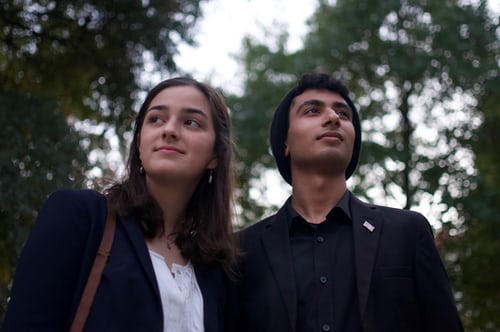
#> input picture girls.jpg, 500 x 332 px
$ python cvTut8.py
#> lines starting #> are read from the running program, lines starting #| are printed output that depends on the picture; after the words box and inside, x2 and y2 are one past the last pixel; in counts of white or black regions, pixels touching at a corner belong together
import cv2 as cv
import numpy as np

faceCascade=cv.CascadeClassifier("haarcascade_frontalface_default.xml")
img=cv.imread("girls.jpg")
#> img is the input picture: shape (332, 500, 3); mean B, G, R 68.5, 67.5, 67.4
img_gray=cv.cvtColor(img,cv.COLOR_BGR2GRAY)
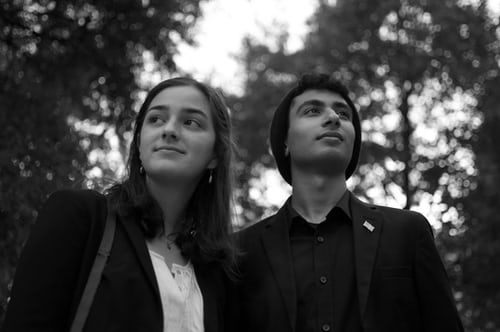
#> img_gray: shape (332, 500); min 0, max 255, mean 67.6
faces=faceCascade.detectMultiScale(img_gray,1.1,4)
#> faces = [[286, 78, 82, 82], [128, 82, 90, 90]]

for (x,y,w,h) in faces:
    cv.rectangle(img,(x,y),(x+w,y+h),(0,255,0),3)
#> this loop made 2 passes
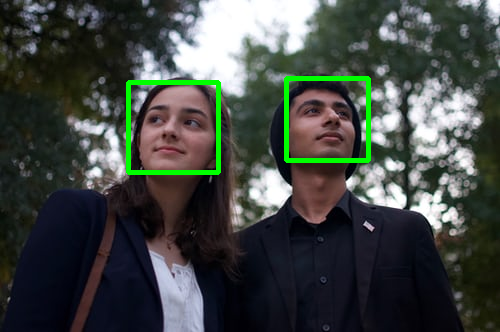
#> img: shape (332, 500, 3); 2.06% of pixels changed, all inside (x1, y1, x2, y2) = (126, 76, 371, 175)

#the face recognition works on face cascad xml files created
# and compiled over the time by openCV
#this is viola and Jones method, for face recognition

cv.imshow("Output",img)
cv.waitKey(0)

$ run again, with githubPic.PNG saved as girls.jpg
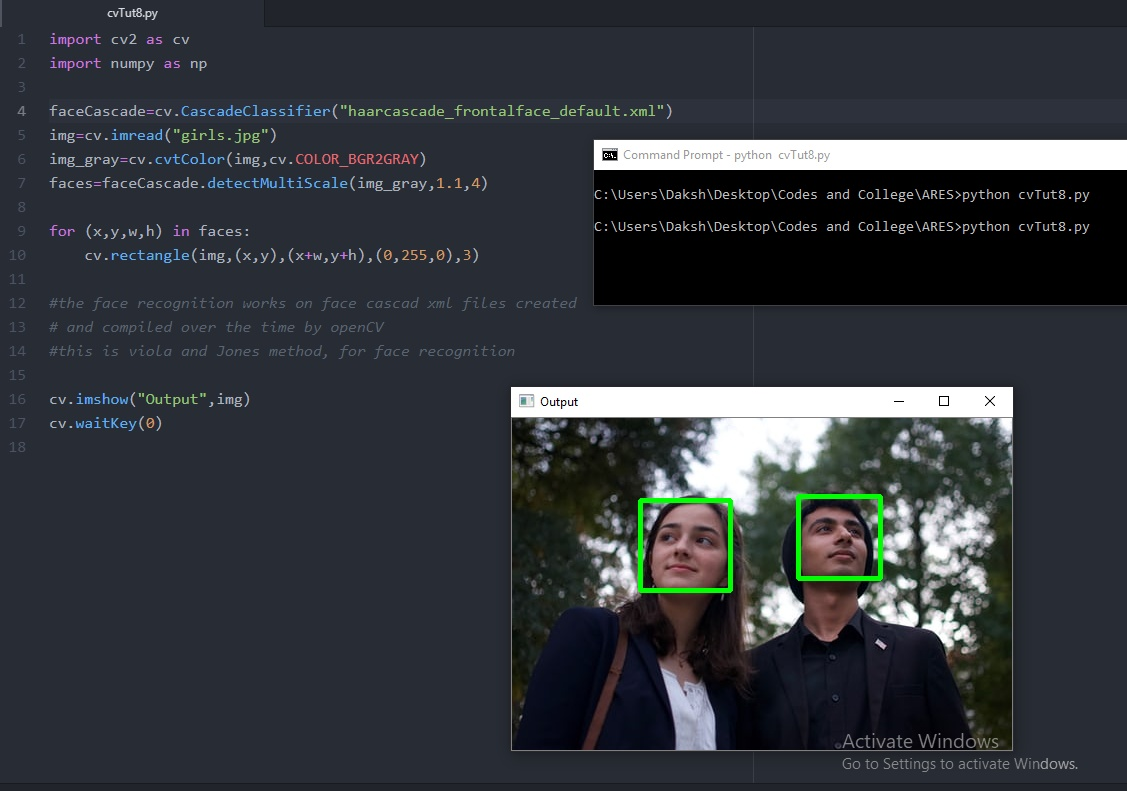
#> input picture githubPic.PNG, 1127 x 791 px
#> img is the input picture: shape (791, 1127, 3); mean B, G, R 60.1, 54.7, 50.8
#> `img_gray=cv.cvtColor(img,cv.COLOR_BGR2GRAY)`:
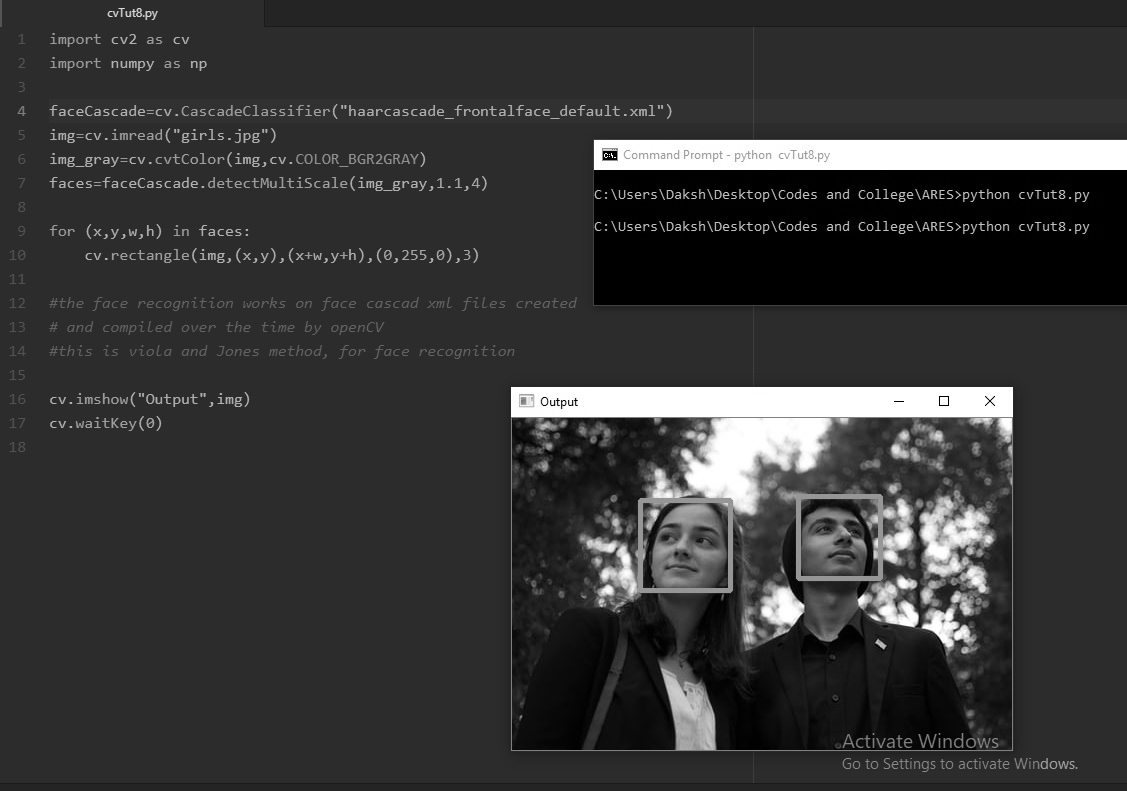
#> img_gray: shape (791, 1127); min 0, max 255, mean 54.2
#> faces = [[638, 499, 91, 91]]
#> the loop `for (x,y,w,h) in faces:` made 1 pass
#> after the loop `for (x,y,w,h) in faces:`:
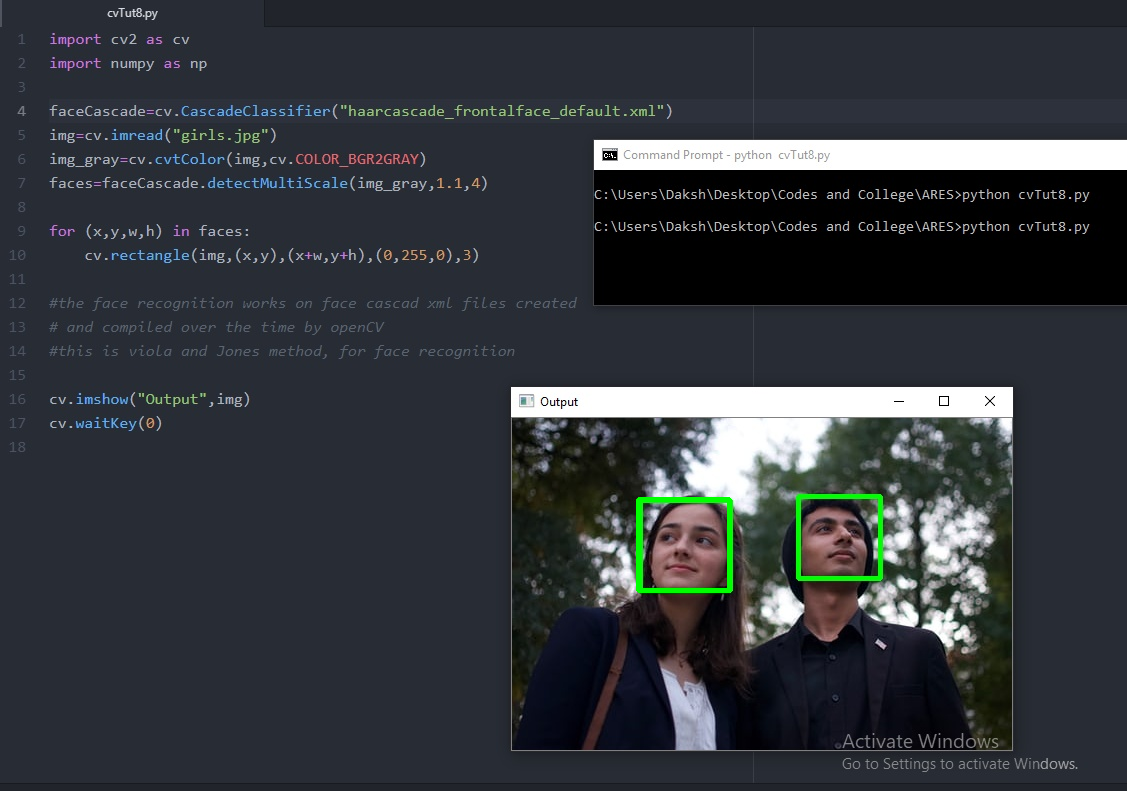
#> img: shape (791, 1127, 3); 0.19% of pixels changed, all inside (x1, y1, x2, y2) = (636, 497, 732, 593)
